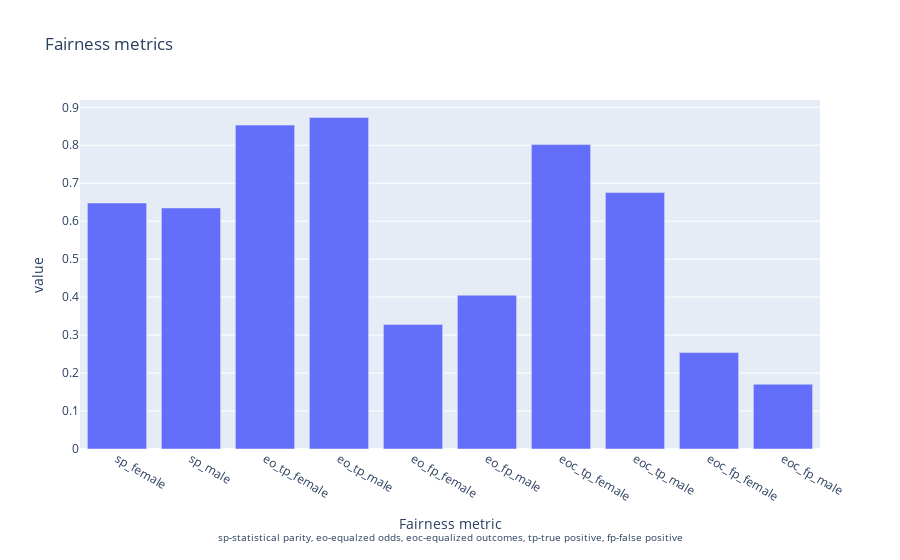

Source (notebook cell):
### Code cell
plot_fairnessmetrics(rf_model)

### Figure 1 — Plotly figure (JSON) as saved in the notebook; plotly's stock layout.template omitted (floating-point values rounded to 4 significant figures)
{"data": [{"alignmentgroup": "True", "hovertemplate": "Fairness metric<br><sup>sp-statistical parity, eo-equalzed odds, eoc-equalized outcomes, tp-true positive, fp-false positive</sup>=%{x}<br>value=%{y}<extra></extra>", "legendgroup": "", "marker": {"color": "#636efa", "pattern": {"shape": ""}}, "name": "", "offsetgroup": "", "orientation": "v", "showlegend": false, "textposition": "auto", "type": "bar", "x": ["sp_female", "sp_male", "eo_tp_female", "eo_tp_male", "eo_fp_female", "eo_fp_male", "eoc_tp_female", "eoc_tp_male", "eoc_fp_female", "eoc_fp_male"], "xaxis": "x", "y": [0.6478, 0.6349, 0.8531, 0.8733, 0.3282, 0.4051, 0.8019, 0.6753, 0.2539, 0.1705], "yaxis": "y"}], "layout": {"barmode": "relative", "legend": {"tracegroupgap": 0}, "title": {"text": "Fairness metrics"}, "xaxis": {"anchor": "y", "domain": [0, 1], "title": {"text": "Fairness metric<br><sup>sp-statistical parity, eo-equalzed odds, eoc-equalized outcomes, tp-true positive, fp-false positive</sup>"}}, "yaxis": {"anchor": "x", "domain": [0, 1], "title": {"text": "value"}}}}
